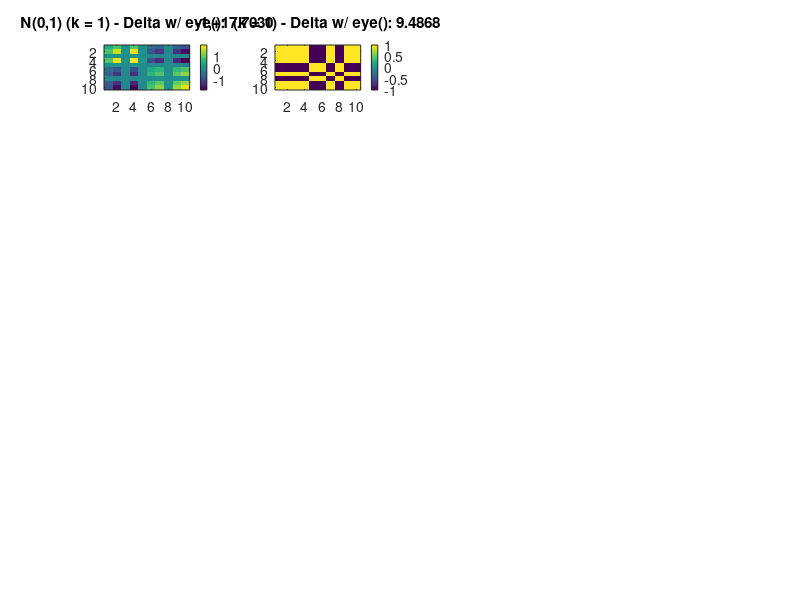

This figure's MATLAB source: (Note: this script raises an error after producing the figure.)

n = 25; % number of samples
d = 10; % input space dimensionality
% k = 10000; % embedding space dimensionality

% Aim is to approximate a linear kernel
% X = randn(d,n);
X = ...
   [0.7832    1.2722   -0.7392    1.0125   -0.5166   -1.7902   -0.0405   -0.1380    3.6953    1.3312    0.4674    1.0917    0.3598    0.5825   -0.3234    0.0237    0.3502    1.1720    1.2841    0.0606    0.2739   -0.0766   -0.8944   -0.2980   -0.2120;
   -0.3917    0.0390   -0.9696    0.7759    0.1503   -0.3946    1.4460    1.7904    0.7039   -0.2959   -0.7484    0.9258    1.1041   -0.3075   -1.2707   -0.0757   -1.2588   -1.1348    0.7606   -1.1588   -1.7229    0.9328   -0.8394    0.0487   -0.2951;
    0.4676   -0.6220    0.6016   -1.2425   -0.4559   -0.5176   -0.5459    0.2487    0.3824   -0.3401    0.8921   -1.0241   -0.1688   -0.2731   -0.5397    0.4708    0.8971   -0.5732    0.2780    0.4139   -0.9349   -2.2040    0.8927   -0.1725    0.3755;
    0.4539   -2.0851   -0.5522    0.0114   -0.7019    1.3585    0.5731    0.6748    0.2072    1.3283    1.2124    0.5269   -0.2416   -0.7360    0.9278    0.1791    0.4946    0.7702   -0.4865    0.6145    2.0150    3.1555    1.3209    0.1458   -0.6439;
    0.5132   -0.2693   -1.6352    0.9116   -1.0928   -0.8719    0.6756   -0.0058    1.8590   -0.2743    0.7361   -0.3908    1.0104   -1.2331    0.1614   -1.3100    1.0315   -1.2622    0.4752   -0.1804    1.5850   -0.1895   -0.5894   -1.3855   -0.3294;
    0.0952    0.2019   -1.2017   -1.6508    0.7478   -0.4882    1.0743   -0.2862    0.9590   -1.2744    3.3222    1.1735   -2.0597   -0.4550   -0.9825    1.0117    0.3584   -1.2106    0.5364   -1.4812   -0.8599    0.2943    1.1507   -1.3799    1.2049;
   -0.9261   -0.2313   -1.8657   -0.5591   -0.2977    0.6166    1.2716    0.8845    1.3604    0.3475    0.0221   -0.4749   -0.7684    0.0961   -0.8901   -0.7973   -0.3927    1.5487    0.8204   -0.8597   -0.2141    1.9429   -1.3695    1.4851   -0.9241;
   -0.4920    1.0148    0.7211    0.3302    0.2317   -2.3643   -0.0340    1.3523    0.3514    0.3626    1.4019   -0.6949    0.1966   -0.7096   -1.6821    0.7778   -2.4533    0.9329   -0.5156   -1.7617    1.4499    0.5327   -1.0023    0.8587    0.4608;
    0.9114    0.7777    1.2953    0.0607   -0.8540    1.9378   -0.5431   -0.8159   -1.9033    1.2149   -1.3264    0.3271   -1.5510   -0.6242    1.5347   -1.0559   -0.5543   -0.9658   -1.2648    0.6122    1.5263    0.3107    0.1099   -1.1802   -1.4937;
   -0.1146   -0.5232    0.3694    0.0146    1.8325    0.6620    0.5606   -1.7088    1.3448    0.1951   -1.5425   -0.7235   -0.1529    1.3353   -1.5948   -1.3390    0.1149   -0.7745   -0.4364   -0.6045    1.9477    1.7257    0.3311    1.2968   -0.8311];


k_list = 4 .^ [0:5];
% k_list = 10 .^ [0:3];

i = 1;
figure,

for k = k_list

  Psi = 1/sqrt(k) * randn(k, d);
  subplot(numel(k_list), 4, i);
  i = i + 1;
  imagesc(Psi' * Psi), colorbar,
  title(sprintf('N(0,1) (k = %d) - Delta w/ eye(): %.4f', k, norm(Psi' * Psi - eye(d), 'fro')));


  Psi = 1/sqrt(k) * sign(randn(k, d));
  subplot(numel(k_list), 4, i);
  i = i + 1;
  imagesc(Psi' * Psi), colorbar,
  title(sprintf('{-1,+1} (k = %d) - Delta w/ eye(): %.4f', k, norm(Psi' * Psi - eye(d), 'fro')));


  [~, Psi, ~, ~] = getApproximateRBFKernel(1:d, 1:d, 10e-10, k);
  subplot(numel(k_list), 4, i);
  i = i + 1;
  imagesc(Psi' * Psi), colorbar,
  title(sprintf('RPCA_1 (k = %d) - Delta w/ eye(): %.4f', k, norm(Psi' * Psi - eye(d), 'fro')));


  [Psi, ~, K_approx] = getApproximateLinearKernel(X, k);
  subplot(numel(k_list), 4, i);
  i = i + 1;
  imagesc(Psi' * Psi), colorbar,
  title(sprintf('RPCA_2 (k = %d) - Delta w/ eye(): %.4f', k, norm(Psi' * Psi - eye(d), 'fro')));

end
